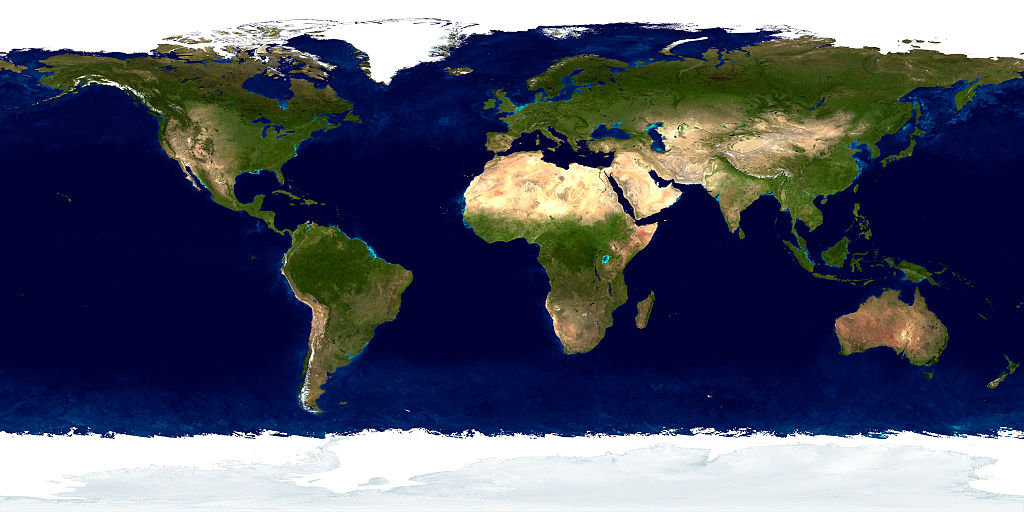
#> input picture matlab/1024px-Land_ocean_ice_2048.jpg, 1024 x 512 px
$ python plot_earth.py
#> lines starting #> are read from the running program, lines starting #| are printed output that depends on the picture
import PIL

import matplotlib.pyplot as plt
import numpy as np
from mpl_toolkits.mplot3d import Axes3D

# Set constants
# Coefficients in a0/c x**2 + a1/c y**2 + a2/c z**2 = 1
coefs = (1, 1, 1)
scaling_factor = 1
mu = 398600.4415
R_earth = 6378.145

# [6 lines of commented-out code are left out]
bm = PIL.Image.open('matlab/1024px-Land_ocean_ice_2048.jpg')
#> bm is the input picture: PIL image 1024x512 RGB; mean R, G, B 81.4, 85.8, 104

# it's big, so I'll rescale it, convert to array,
# and divide by 256 to get RGB values that matplotlib accept
bm = np.array(bm.resize([d/scaling_factor for d in bm.size]))/256.
#> bm: shape (512, 1024, 3) float64

# coordinates of the image - don't know if this is entirely accurate, but probably close
lons = np.linspace(-180, 180, bm.shape[1]) * np.pi/180
#> lons = 1024 values from -3.14 to 3.14
lats = np.linspace(-90, 90, bm.shape[0])[::-1] * np.pi/180


# repeat code from one of the examples linked to in the question,
# except for specifying facecolors:
fig = plt.figure()
ax = fig.add_subplot(111, projection='3d')

ax.set_axis_bgcolor('black')
ax.spines['bottom'].set_color('white')
ax.spines['left'].set_color('white')
ax.spines['right'].set_color('white')
ax.spines['top'].set_color('white')
ax.xaxis.label.set_color('white')
ax.tick_params(axis='x', colors='white')
ax.yaxis.label.set_color('white')
ax.tick_params(axis='y', colors='white')
ax.zaxis.label.set_color('white')
ax.tick_params(axis='z', colors='white')

rx, ry, rz = [R_earth/np.sqrt(coef) for coef in coefs]

x = rx * np.outer(np.cos(lons), np.cos(lats)).T
y = ry * np.outer(np.sin(lons), np.cos(lats)).T
z = rz * np.outer(np.ones(np.size(lons)), np.sin(lats)).T
ax.plot_surface(x, y, z, rstride=4, cstride=4, facecolors = bm)
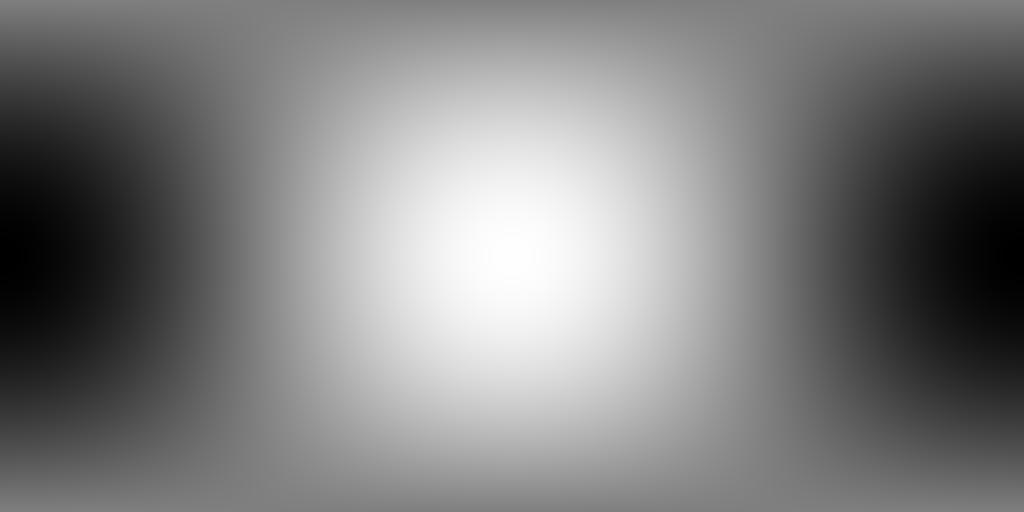
#> x: shape (512, 1024) float64; min -6378.1, max 6378.1, mean -4; drawn with min black and max white

plt.show()
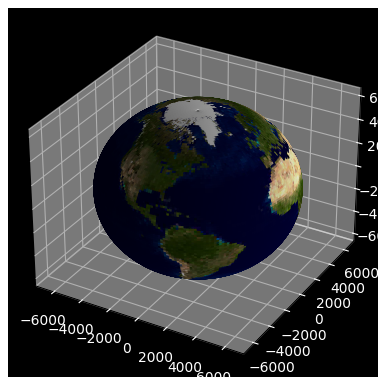
#> figure drawn by matplotlib, 1 panel
